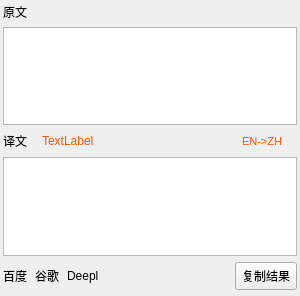
<?xml version="1.0" encoding="UTF-8"?>
<ui version="4.0">
 <class>Form</class>
 <widget class="QWidget" name="Form">
  <property name="geometry">
   <rect>
    <x>0</x>
    <y>0</y>
    <width>300</width>
    <height>296</height>
   </rect>
  </property>
  <property name="windowTitle">
   <string>选中翻译</string>
  </property>
  <property name="windowIcon">
   <iconset resource="../../../resource.qrc">
    <normaloff>:/images/icon/tray.png</normaloff>:/images/icon/tray.png</iconset>
  </property>
  <layout class="QVBoxLayout" name="verticalLayout">
   <property name="leftMargin">
    <number>3</number>
   </property>
   <property name="topMargin">
    <number>3</number>
   </property>
   <property name="rightMargin">
    <number>3</number>
   </property>
   <property name="bottomMargin">
    <number>6</number>
   </property>
   <item>
    <widget class="QLabel" name="label2">
     <property name="maximumSize">
      <size>
       <width>50</width>
       <height>16777215</height>
      </size>
     </property>
     <property name="font">
      <font>
       <family>Microsoft YaHei UI</family>
       <pointsize>9</pointsize>
       <bold>false</bold>
      </font>
     </property>
     <property name="text">
      <string>原文</string>
     </property>
    </widget>
   </item>
   <item>
    <widget class="QTextEdit" name="text1"/>
   </item>
   <item>
    <layout class="QHBoxLayout" name="horizontalLayout_2">
     <property name="spacing">
      <number>15</number>
     </property>
     <item>
      <widget class="QLabel" name="label3">
       <property name="text">
        <string>译文</string>
       </property>
      </widget>
     </item>
     <item>
      <widget class="QLabel" name="label8">
       <property name="styleSheet">
        <string notr="true">color: rgb(255, 85, 0);</string>
       </property>
       <property name="text">
        <string>TextLabel</string>
       </property>
      </widget>
     </item>
     <item>
      <spacer name="horizontalSpacer">
       <property name="orientation">
        <enum>Qt::Horizontal</enum>
       </property>
       <property name="sizeHint" stdset="0">
        <size>
         <width>40</width>
         <height>20</height>
        </size>
       </property>
      </spacer>
     </item>
     <item>
      <widget class="QLabel" name="label4">
       <property name="minimumSize">
        <size>
         <width>55</width>
         <height>0</height>
        </size>
       </property>
       <property name="font">
        <font>
         <pointsize>8</pointsize>
        </font>
       </property>
       <property name="styleSheet">
        <string notr="true">color:rgb(255, 85, 0)</string>
       </property>
       <property name="text">
        <string>EN-&gt;ZH</string>
       </property>
      </widget>
     </item>
    </layout>
   </item>
   <item>
    <widget class="QTextEdit" name="text2"/>
   </item>
   <item>
    <layout class="QHBoxLayout" name="horizontalLayout">
     <property name="spacing">
      <number>8</number>
     </property>
     <item>
      <widget class="QLabel" name="label5">
       <property name="font">
        <font>
         <underline>false</underline>
        </font>
       </property>
       <property name="styleSheet">
        <string notr="true"/>
       </property>
       <property name="lineWidth">
        <number>1</number>
       </property>
       <property name="text">
        <string>百度</string>
       </property>
       <property name="openExternalLinks">
        <bool>true</bool>
       </property>
      </widget>
     </item>
     <item>
      <widget class="QLabel" name="label6">
       <property name="text">
        <string>谷歌</string>
       </property>
       <property name="openExternalLinks">
        <bool>true</bool>
       </property>
      </widget>
     </item>
     <item>
      <widget class="QLabel" name="label7">
       <property name="text">
        <string>Deepl</string>
       </property>
       <property name="openExternalLinks">
        <bool>true</bool>
       </property>
      </widget>
     </item>
     <item>
      <spacer name="space">
       <property name="orientation">
        <enum>Qt::Horizontal</enum>
       </property>
       <property name="sizeHint" stdset="0">
        <size>
         <width>40</width>
         <height>20</height>
        </size>
       </property>
      </spacer>
     </item>
     <item>
      <widget class="QPushButton" name="copy">
       <property name="minimumSize">
        <size>
         <width>62</width>
         <height>28</height>
        </size>
       </property>
       <property name="maximumSize">
        <size>
         <width>62</width>
         <height>30</height>
        </size>
       </property>
       <property name="text">
        <string>复制结果</string>
       </property>
      </widget>
     </item>
    </layout>
   </item>
  </layout>
 </widget>
 <resources>
  <include location="../../../resource.qrc"/>
 </resources>
 <connections/>
</ui>
